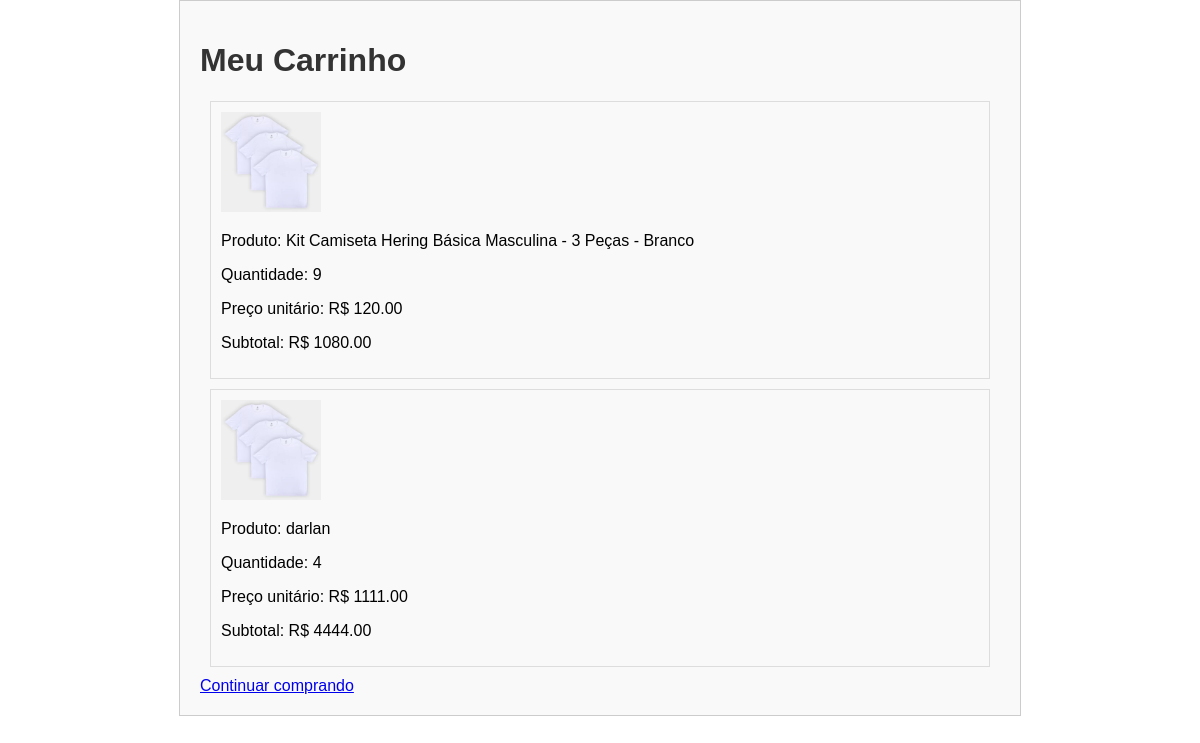
Screenshot of /ver_carrinho/ (signed in) with the database file from the repository.
### catalogo/models.py (models this page shows, shortened)
class ItemCarrinho(models.Model):
    carrinho = models.ForeignKey(Carrinho, on_delete=models.CASCADE)
    produto = models.ForeignKey(Produto, on_delete=models.CASCADE)
    quantidade = models.PositiveIntegerField(default=1)
    def subtotal(self):
        return self.produto.preco * self.quantidade

class Produto(models.Model):
    nome = models.CharField(max_length=100)
    descricao = models.TextField()
    preco = models.DecimalField(max_digits=10, decimal_places=2)
    imagem = models.ImageField(upload_to='produtos/', null=True, blank=True)
    categoria = models.ForeignKey(Categoria, on_delete=models.CASCADE, default=1)

### catalogo/views.py (the view)
# urls.py: path('ver_carrinho/', views.ver_carrinho, name='ver_carrinho'),
def ver_carrinho(request):
    carrinho, criado = Carrinho.objects.get_or_create(user=request.user)
    itens_carrinho = carrinho.itemcarrinho_set.all()
    context = {
        'carrinho': carrinho,
        'itens_carrinho': itens_carrinho,
    }
    return render(request, 'catalogo/ver_carrinho.html', context)

### catalogo/templates/catalogo/ver_carrinho.html (shortened to what this page needs)
<!DOCTYPE html>
<html>
<head>
</head>
<body>
    <div class="container">
        <h1>Meu Carrinho</h1>
        {% if itens_carrinho %}
            <div class="product-list">
                {% for produto in itens_carrinho %}
                    <div class="product">
                        <img src="{{ produto.produto.imagem.url }}" alt="{{ produto.produto.nome }}">
                        <p>Produto: {{ produto.produto.nome }}</p>
                        <p>Quantidade: {{ produto.quantidade }}</p>
                        <p>Preço unitário: R$ {{ produto.produto.preco }}</p>
                        <p>Subtotal: R$ {{ produto.subtotal }}</p>
                    </div>
                {% endfor %}
            </div>
        {% else %}
            <p>O carrinho está vazio.</p>
        {% endif %}
        <a href="{% url 'lista_produtos' %}">Continuar comprando</a>
    </div>
</body>
</html>

### catalogo/templates/catalogo/ver_carrinho.html (style rules this page uses)
body { font-family: Arial, sans-serif; margin: 0; padding: 0; }
.container { max-width: 800px; margin: 0 auto; padding: 20px; border: 1px solid #ccc; background-color: #f9f9f9; }
h1 { color: #333; }
.product-list { margin-top: 20px; }
.product { border: 1px solid #ddd; margin: 10px; padding: 10px; }
.product img { max-width: 100px; max-height: 100px; }

### rows the page displays
ItemCarrinho: produto.imagem (picture), produto.nome "Kit Camiseta Hering Básica Masculina - 3 Peças - Branco", quantidade "9", produto.preco "120.00", subtotal "1080.00"
ItemCarrinho: produto.imagem (picture), produto.nome "darlan", quantidade "4", produto.preco "1111.00", subtotal "4444.00"
